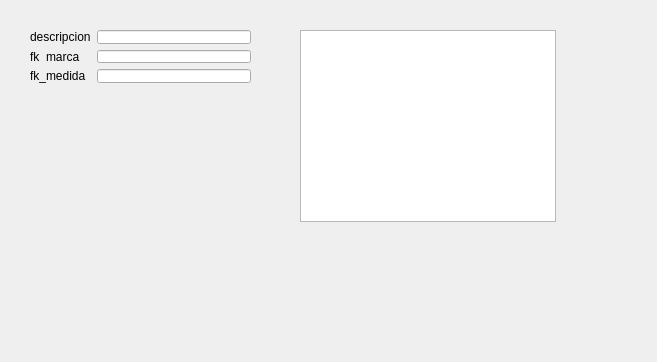
<?xml version="1.0" encoding="UTF-8"?>
<ui version="4.0">
 <class>Generado</class>
 <widget class="QWidget" name="Generado">
  <property name="geometry">
   <rect>
    <x>0</x>
    <y>0</y>
    <width>657</width>
    <height>362</height>
   </rect>
  </property>
  <property name="windowTitle">
   <string>SearchForm</string>
  </property>
  <widget class="QWidget" name="gridLayoutWidget">
   <property name="geometry">
    <rect>
     <x>30</x>
     <y>30</y>
     <width>221</width>
     <height>53</height>
    </rect>
   </property>
   <layout class="QGridLayout" name="gridLayout">
<item row="1" column ="0">
<widget class="QLabel" name="l_descripcion">
<property name="text">
<string>descripcion</string>
</property>
</widget>
</item>
<item row="1" column="1">
<widget class="LineEdit" name="le_descripcion"/>
</item>
<item row="2" column ="0">
<widget class="QLabel" name="l_fk_marca">
<property name="text">
<string>fk_marca</string>
</property>
</widget>
</item>
<item row="2" column="1">
<widget class="LineEdit" name="le_fk_marca"/>
</item>
<item row="3" column ="0">
<widget class="QLabel" name="l_fk_medida">
<property name="text">
<string>fk_medida</string>
</property>
</widget>
</item>
<item row="3" column="1">
<widget class="LineEdit" name="le_fk_medida"/>
</item>
  </layout>
  </widget>
  <widget class="QTableView" name="tableView">
   <property name="geometry">
    <rect>
     <x>300</x>
     <y>30</y>
     <width>256</width>
     <height>192</height>
    </rect>
   </property>
  </widget>
 </widget>
 <customwidgets>
  <customwidget>
   <class>LineEdit</class>
   <extends>QLineEdit</extends>
   <header>lineedit.h</header>
  </customwidget>
 </customwidgets>
 <resources/>
 <connections/>
</ui>
